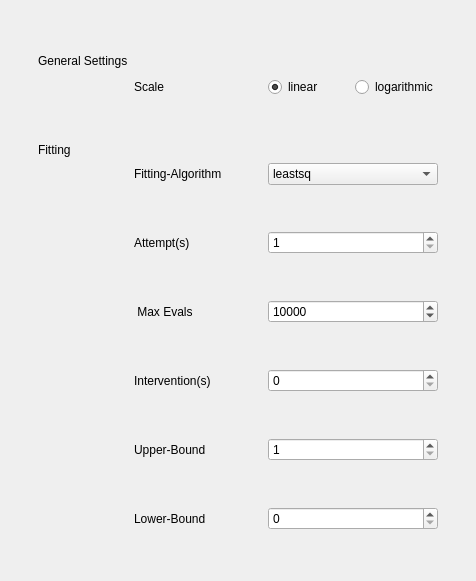
      <widget class="QWidget" name="settings_tab">
       <attribute name="title">
        <string>Settings</string>
       </attribute>
       <layout class="QGridLayout" name="gridLayout_4" rowstretch="0,0,0,0,0,0,0,0,0,0,0,0,0,0,0,0,0" columnstretch="2,0,0,0,6,0,2">
        <item row="11" column="4" colspan="2">
         <widget class="QSpinBox" name="interventions_spinBox">
          <property name="sizePolicy">
           <sizepolicy hsizetype="Preferred" vsizetype="Preferred">
            <horstretch>0</horstretch>
            <verstretch>0</verstretch>
           </sizepolicy>
          </property>
          <property name="maximumSize">
           <size>
            <width>16777215</width>
            <height>50</height>
           </size>
          </property>
          <property name="maximum">
           <number>100</number>
          </property>
         </widget>
        </item>
        <item row="14" column="2">
         <spacer name="verticalSpacer_2">
          <property name="orientation">
           <enum>Qt::Vertical</enum>
          </property>
          <property name="sizeHint" stdset="0">
           <size>
            <width>20</width>
            <height>40</height>
           </size>
          </property>
         </spacer>
        </item>
        <item row="9" column="4" colspan="2">
         <widget class="QSpinBox" name="maxEvals_spinBox">
          <property name="sizePolicy">
           <sizepolicy hsizetype="Preferred" vsizetype="Preferred">
            <horstretch>0</horstretch>
            <verstretch>0</verstretch>
           </sizepolicy>
          </property>
          <property name="maximumSize">
           <size>
            <width>16777215</width>
            <height>50</height>
           </size>
          </property>
          <property name="minimum">
           <number>1</number>
          </property>
          <property name="maximum">
           <number>1000000000</number>
          </property>
          <property name="value">
           <number>10000</number>
          </property>
         </widget>
        </item>
        <item row="15" column="4" colspan="2">
         <widget class="QSpinBox" name="lower_bound_spinBox">
          <property name="sizePolicy">
           <sizepolicy hsizetype="Preferred" vsizetype="Preferred">
            <horstretch>0</horstretch>
            <verstretch>0</verstretch>
           </sizepolicy>
          </property>
          <property name="maximum">
           <number>10000</number>
          </property>
         </widget>
        </item>
        <item row="13" column="2">
         <widget class="QLabel" name="upper_bound_label">
          <property name="text">
           <string>Upper-Bound</string>
          </property>
         </widget>
        </item>
        <item row="8" column="2">
         <spacer name="verticalSpacer_35">
          <property name="orientation">
           <enum>Qt::Vertical</enum>
          </property>
          <property name="sizeHint" stdset="0">
           <size>
            <width>20</width>
            <height>40</height>
           </size>
          </property>
         </spacer>
        </item>
        <item row="5" column="2">
         <widget class="QLabel" name="fittingalg_label">
          <property name="text">
           <string>Fitting-Algorithm</string>
          </property>
         </widget>
        </item>
        <item row="16" column="2">
         <spacer name="verticalSpacer_4">
          <property name="orientation">
           <enum>Qt::Vertical</enum>
          </property>
          <property name="sizeHint" stdset="0">
           <size>
            <width>20</width>
            <height>40</height>
           </size>
          </property>
         </spacer>
        </item>
        <item row="7" column="1">
         <spacer name="horizontalSpacer_51">
          <property name="orientation">
           <enum>Qt::Horizontal</enum>
          </property>
          <property name="sizeHint" stdset="0">
           <size>
            <width>40</width>
            <height>20</height>
           </size>
          </property>
         </spacer>
        </item>
        <item row="2" column="3">
         <spacer name="horizontalSpacer_45">
          <property name="orientation">
           <enum>Qt::Horizontal</enum>
          </property>
          <property name="sizeHint" stdset="0">
           <size>
            <width>40</width>
            <height>20</height>
           </size>
          </property>
         </spacer>
        </item>
        <item row="2" column="6">
         <spacer name="horizontalSpacer_46">
          <property name="orientation">
           <enum>Qt::Horizontal</enum>
          </property>
          <property name="sizeHint" stdset="0">
           <size>
            <width>40</width>
            <height>20</height>
           </size>
          </property>
         </spacer>
        </item>
        <item row="5" column="1">
         <spacer name="horizontalSpacer_47">
          <property name="orientation">
           <enum>Qt::Horizontal</enum>
          </property>
          <property name="sizeHint" stdset="0">
           <size>
            <width>40</width>
            <height>20</height>
           </size>
          </property>
         </spacer>
        </item>
        <item row="12" column="2">
         <spacer name="verticalSpacer_36">
          <property name="orientation">
           <enum>Qt::Vertical</enum>
          </property>
          <property name="sizeHint" stdset="0">
           <size>
            <width>20</width>
            <height>40</height>
           </size>
          </property>
         </spacer>
        </item>
        <item row="11" column="1">
         <spacer name="horizontalSpacer_50">
          <property name="orientation">
           <enum>Qt::Horizontal</enum>
          </property>
          <property name="sizeHint" stdset="0">
           <size>
            <width>40</width>
            <height>20</height>
           </size>
          </property>
         </spacer>
        </item>
        <item row="2" column="1">
         <spacer name="horizontalSpacer_44">
          <property name="orientation">
           <enum>Qt::Horizontal</enum>
          </property>
          <property name="sizeHint" stdset="0">
           <size>
            <width>40</width>
            <height>20</height>
           </size>
          </property>
         </spacer>
        </item>
        <item row="6" column="2">
         <spacer name="verticalSpacer_28">
          <property name="orientation">
           <enum>Qt::Vertical</enum>
          </property>
          <property name="sizeHint" stdset="0">
           <size>
            <width>20</width>
            <height>40</height>
           </size>
          </property>
         </spacer>
        </item>
        <item row="0" column="2">
         <spacer name="verticalSpacer_33">
          <property name="orientation">
           <enum>Qt::Vertical</enum>
          </property>
          <property name="sizeHint" stdset="0">
           <size>
            <width>20</width>
            <height>40</height>
           </size>
          </property>
         </spacer>
        </item>
        <item row="3" column="2">
         <spacer name="verticalSpacer_34">
          <property name="orientation">
           <enum>Qt::Vertical</enum>
          </property>
          <property name="sizeHint" stdset="0">
           <size>
            <width>20</width>
            <height>40</height>
           </size>
          </property>
         </spacer>
        </item>
        <item row="2" column="2">
         <widget class="QLabel" name="scale_label">
          <property name="text">
           <string>Scale</string>
          </property>
         </widget>
        </item>
        <item row="2" column="5">
         <widget class="QRadioButton" name="logarithmic_radiobutton">
          <property name="sizePolicy">
           <sizepolicy hsizetype="Preferred" vsizetype="Preferred">
            <horstretch>0</horstretch>
            <verstretch>0</verstretch>
           </sizepolicy>
          </property>
          <property name="text">
           <string>logarithmic</string>
          </property>
         </widget>
        </item>
        <item row="5" column="4" colspan="2">
         <widget class="QComboBox" name="fittingalgs_comboBox">
          <property name="sizePolicy">
           <sizepolicy hsizetype="Preferred" vsizetype="Preferred">
            <horstretch>0</horstretch>
            <verstretch>0</verstretch>
           </sizepolicy>
          </property>
          <property name="maximumSize">
           <size>
            <width>16777215</width>
            <height>50</height>
           </size>
          </property>
          <item>
           <property name="text">
            <string>leastsq</string>
           </property>
          </item>
          <item>
           <property name="text">
            <string>least_squares</string>
           </property>
          </item>
          <item>
           <property name="text">
            <string>differential_evolution</string>
           </property>
          </item>
          <item>
           <property name="text">
            <string>brute</string>
           </property>
          </item>
          <item>
           <property name="text">
            <string>basinhopping</string>
           </property>
          </item>
          <item>
           <property name="text">
            <string>ampgo</string>
           </property>
          </item>
          <item>
           <property name="text">
            <string>nelder</string>
           </property>
          </item>
          <item>
           <property name="text">
            <string>lbfgsb</string>
           </property>
          </item>
          <item>
           <property name="text">
            <string>powell</string>
           </property>
          </item>
          <item>
           <property name="text">
            <string>cg</string>
           </property>
          </item>
          <item>
           <property name="text">
            <string>newton</string>
           </property>
          </item>
          <item>
           <property name="text">
            <string>cobyla</string>
           </property>
          </item>
          <item>
           <property name="text">
            <string>bfgs</string>
           </property>
          </item>
          <item>
           <property name="text">
            <string>tnc</string>
           </property>
          </item>
          <item>
           <property name="text">
            <string>trust-ncg</string>
           </property>
          </item>
          <item>
           <property name="text">
            <string>trust-exact</string>
           </property>
          </item>
          <item>
           <property name="text">
            <string>trust-krylov</string>
           </property>
          </item>
          <item>
           <property name="text">
            <string>trust-constr</string>
           </property>
          </item>
          <item>
           <property name="text">
            <string>dogleg</string>
           </property>
          </item>
          <item>
           <property name="text">
            <string>slsqp</string>
           </property>
          </item>
          <item>
           <property name="text">
            <string>emcee</string>
           </property>
          </item>
          <item>
           <property name="text">
            <string>shgo</string>
           </property>
          </item>
          <item>
           <property name="text">
            <string>dual_annealing</string>
           </property>
          </item>
         </widget>
        </item>
        <item row="2" column="4">
         <widget class="QRadioButton" name="linear_radiobutton">
          <property name="sizePolicy">
           <sizepolicy hsizetype="Preferred" vsizetype="Preferred">
            <horstretch>0</horstretch>
            <verstretch>0</verstretch>
           </sizepolicy>
          </property>
          <property name="text">
           <string>linear</string>
          </property>
          <property name="checked">
           <bool>true</bool>
          </property>
         </widget>
        </item>
        <item row="7" column="2">
         <widget class="QLabel" name="attempts_label">
          <property name="text">
           <string>Attempt(s)</string>
          </property>
         </widget>
        </item>
        <item row="10" column="2">
         <spacer name="verticalSpacer">
          <property name="orientation">
           <enum>Qt::Vertical</enum>
          </property>
          <property name="sizeHint" stdset="0">
           <size>
            <width>20</width>
            <height>40</height>
           </size>
          </property>
         </spacer>
        </item>
        <item row="11" column="2">
         <widget class="QLabel" name="interventions_label">
          <property name="text">
           <string>Intervention(s)</string>
          </property>
         </widget>
        </item>
        <item row="7" column="4" colspan="2">
         <widget class="QSpinBox" name="attempts_spinBox">
          <property name="sizePolicy">
           <sizepolicy hsizetype="Preferred" vsizetype="Preferred">
            <horstretch>0</horstretch>
            <verstretch>0</verstretch>
           </sizepolicy>
          </property>
          <property name="maximumSize">
           <size>
            <width>16777215</width>
            <height>50</height>
           </size>
          </property>
          <property name="minimum">
           <number>1</number>
          </property>
          <property name="maximum">
           <number>10000</number>
          </property>
          <property name="value">
           <number>1</number>
          </property>
         </widget>
        </item>
        <item row="4" column="1">
         <widget class="QLabel" name="fitting_label">
          <property name="text">
           <string>Fitting</string>
          </property>
         </widget>
        </item>
        <item row="9" column="2">
         <widget class="QLabel" name="maxEvals_label">
          <property name="text">
           <string> Max Evals</string>
          </property>
         </widget>
        </item>
        <item row="1" column="0">
         <spacer name="horizontalSpacer">
          <property name="orientation">
           <enum>Qt::Horizontal</enum>
          </property>
          <property name="sizeHint" stdset="0">
           <size>
            <width>40</width>
            <height>20</height>
           </size>
          </property>
         </spacer>
        </item>
        <item row="15" column="2">
         <widget class="QLabel" name="lower_bound_label">
          <property name="text">
           <string>Lower-Bound</string>
          </property>
         </widget>
        </item>
        <item row="1" column="1">
         <widget class="QLabel" name="gen_set_label">
          <property name="text">
           <string>General Settings</string>
          </property>
         </widget>
        </item>
        <item row="13" column="4" colspan="2">
         <widget class="QSpinBox" name="upper_bound_spinBox">
          <property name="sizePolicy">
           <sizepolicy hsizetype="Preferred" vsizetype="Preferred">
            <horstretch>0</horstretch>
            <verstretch>0</verstretch>
           </sizepolicy>
          </property>
          <property name="maximumSize">
           <size>
            <width>16777215</width>
            <height>50</height>
           </size>
          </property>
          <property name="minimum">
           <number>1</number>
          </property>
          <property name="maximum">
           <number>10000</number>
          </property>
         </widget>
        </item>
       </layout>
      </widget>
